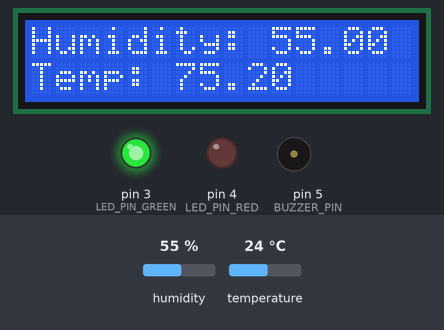
A sketch run on a simulated Arduino Uno, built with avr-gcc and run on an emulated ATmega328P. Parts: 16×2 character LCD, output pins drawn as LEDs (lit = HIGH), buzzer (waves = sounding, pin HIGH). Inputs (shaded band) come from the test bench; at power-on: temperature 24 °C, humidity 55 %. What the sketch prints to the serial monitor is not drawn.

Above: at 1.2 s.
1.3 s: temperature set to 20 °C
At 3.4 s:
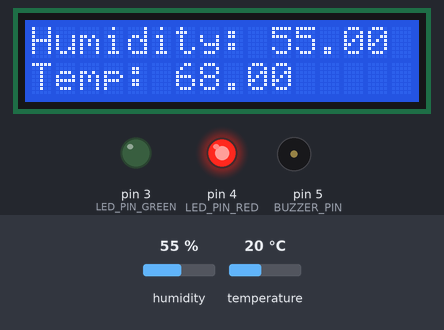
4.0 s: humidity set to 22 %
At 5.1 s:
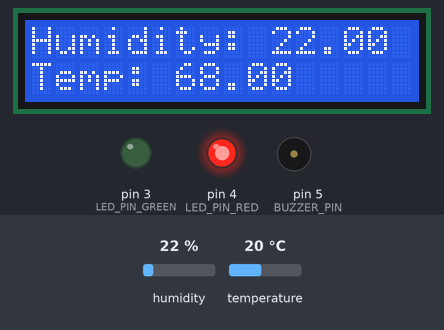
6.7 s: humidity set to 40 %
At 8.7 s:
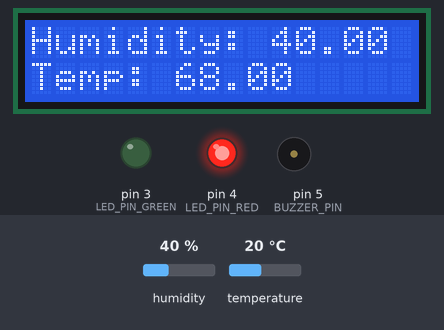
9.7 s: temperature set to 12 °C
At 11.7 s:
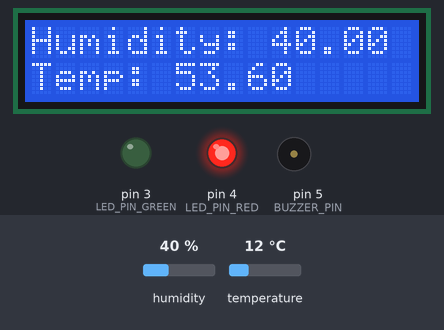
12.4 s: temperature set to 28 °C
At 15.2 s:
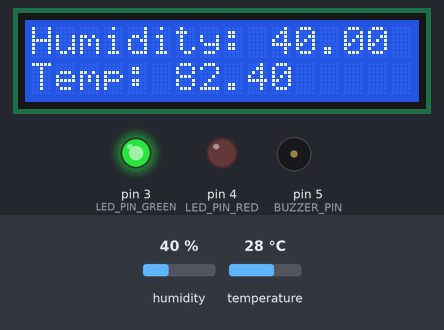
Timing chart, 0 to 16.7 s (numbered marks = the images above; inputs shaded):
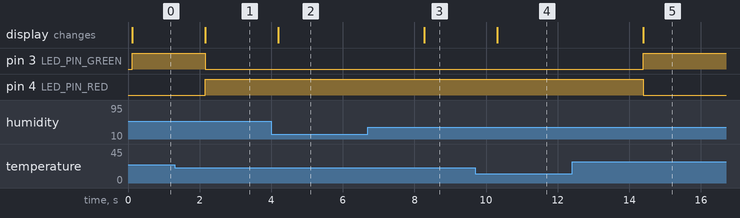

The sketch:

thermometerBoard.ino
```cpp
#include <LiquidCrystal.h>
#include <DHT.h>
#define DHT_TYPE DHT11

// Configure settings
const int TEMP_THRESHOLD = 70;

// Pin Configuration
const byte BUZZER_PIN = 5;
const byte ENV_SENSOR_PIN = 2;
const byte LCD_RS_PIN = 7;
const byte LCD_ENABLE_PIN = 8;
const byte LCD_DATA_PIN_4 = 9;
const byte LCD_DATA_PIN_5 = 10;
const byte LCD_DATA_PIN_6 = 11;
const byte LCD_DATA_PIN_7 = 12;
const byte LCD_COLS = 16;
const byte LCD_ROWS = 2;
const byte LED_PIN_GREEN= 3;
const byte LED_PIN_RED = 4;


// Initialize Environment Sensor
DHT EnvSensor(ENV_SENSOR_PIN, DHT_TYPE);

// Initialize LCD
LiquidCrystal lcd(LCD_RS_PIN, LCD_ENABLE_PIN, LCD_DATA_PIN_4, LCD_DATA_PIN_5, LCD_DATA_PIN_6, LCD_DATA_PIN_7);

void setup() {
  Serial.begin(9600);
  Serial.println(F("Initializing LCD"));
  lcd.begin(LCD_COLS, LCD_ROWS);
  lcd.print("Waiting for sensor");

  Serial.println(F("Configuring PIN modes"));
  pinMode(BUZZER_PIN, OUTPUT);
  pinMode(LED_PIN_GREEN, OUTPUT);
  pinMode(LED_PIN_RED, OUTPUT);
  pinMode(ENV_SENSOR_PIN, INPUT);

  Serial.println(F("Starting Sensor"));
  EnvSensor.begin();
}

void loop() {
  if (getTemp() > TEMP_THRESHOLD) {
    toggleLED(LED_PIN_RED, LED_PIN_GREEN);
  } else {
    toggleLED(LED_PIN_GREEN, LED_PIN_RED);
  }
  delay(1000);
}

float getTemp() {
  float humidity = EnvSensor.readHumidity();
  float temp_c = EnvSensor.readTemperature();
  // Compute heat index in Farenheit (isFahreheit = true)
  float temp_f = EnvSensor.readTemperature(true);
  // Compute heat index in Celsius (isFahreheit = false)
  float heat_index_c = EnvSensor.computeHeatIndex(temp_c, humidity, false);
  float heat_index_f = EnvSensor.computeHeatIndex(temp_f, humidity);

  if (isnan(humidity) || isnan(temp_c) || isnan(temp_f)) {
    Serial.println(F("Failed to read from DHT sensor!"));
    return;
  }

  // Do some serial logging to be friendly
  Serial.print(F("%  Temperature: "));
  Serial.print(temp_f);
  Serial.print(F("°F "));
  // Serial.print(temp_c);
  // Serial.print(F("°C"))
  Serial.print(F("Humidity: "));
  Serial.print(humidity);
  Serial.print(F("  Heat index: "));
  Serial.print(heat_index_f);
  Serial.print(F("°F"));
  // Serial.print(heat_index_c);
  // Serial.println(F("°C "));
  Serial.println("");

  lcd.clear();
  lcd.print(F("Humidity: "));
  lcd.print(humidity);
  lcd.setCursor(0,1);
  lcd.print(F("Temp: "));
  lcd.print(temp_f);


  // return temp in °F, because I am american and change is HARD
  return temp_f;
}

// toggleLED()
//    led_pin_on pin of LED to turn on
//    led_pin_off pin of LED to turn off
void toggleLED(byte led_pin_on, byte led_pin_off) {
  digitalWrite(led_pin_off, HIGH);
  digitalWrite(led_pin_on, LOW);
}
```

Measured:
- the behaviour switches between 22 and 21 °C on temperature (found by bisection; images 0 and 1)
- after the input at 1.3 s, pin 3 (LED_PIN_GREEN): HIGH → LOW after 0.85 s; pin 4 (LED_PIN_RED): LOW → HIGH after 0.85 s; the display: changes after 0.85 s (image 1)
- after the input at 4.0 s, the display: changes after 0.19 s (image 2)
- after the input at 6.7 s, the display: changes after 1.6 s (image 3)
- after the input at 9.7 s, the display: changes after 0.61 s (image 4)
- after the input at 12.4 s, pin 3 (LED_PIN_GREEN): LOW → HIGH after 2.0 s; pin 4 (LED_PIN_RED): HIGH → LOW after 2.0 s; the display: changes after 2.0 s (image 5)
